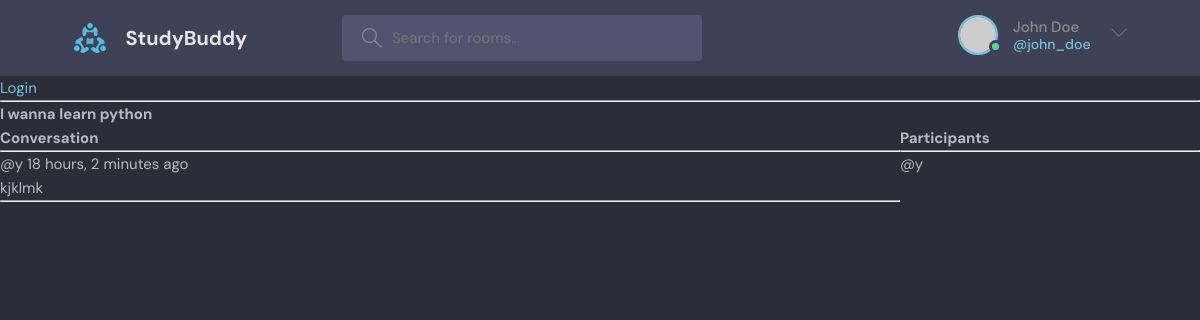
Page /room/3/ on the committed database.
### base/models.py (models this page shows, shortened)
class Room(models.Model):
    host = models.ForeignKey(User, on_delete=models.SET_NULL, null=True)
    topic = models.ForeignKey(Topic, on_delete=models.SET_NULL, null=True)
    name = models.CharField(max_length=200)
    description = models.TextField(null=True, blank=True)
    participants = models.ManyToManyField(User, related_name='participants', blank=True)
    updated = models.DateTimeField(auto_now=True)
    created = models.DateTimeField(auto_now_add=True)
    class Meta:
        ordering = ['-updated', '-created']

class Message(models.Model):
    user = models.ForeignKey(User, on_delete=models.CASCADE)
    room = models.ForeignKey(Room, on_delete=models.CASCADE)
    body = models.TextField()
    updated = models.DateTimeField(auto_now=True)
    created = models.DateTimeField(auto_now_add=True)
    class Meta:
        ordering = ['-updated', '-created']

### base/views.py (the view, shortened to what this page needs)
# urls.py: path('room/<str:pk>/', views.room, name="room"),
def room(request, pk):
    room = Room.objects.get(id=pk)
    room_messages = room.message_set.all()
    participants = room.participants.all()
    context = {'room': room, 'room_messages':room_messages, 'participants':participants}
    return render(request, 'base/room.html', context)

### base/templates/base/room.html (shortened to what this page needs)
{% extends 'main.html' %} {% block content %}
<h1>{{room.name}}</h1>
<div class="room-container">
  <div>
    <div class="comment-wrapper">
      <h3>Conversation</h3>
      <hr />
      {% for message in room_messages %}
      <div>
        <small>@{{message.user}} {{message.created|timesince}} ago</small>
        <p>{{message.body}}</p>
        <hr />
      </div>
      {% endfor %}
    </div>
  </div>
  <div>
    <h3>Participants</h3>
    <hr />
    {% for user in participants %}
    <div><p>@{{user.username}}</p></div>
    {% endfor %}
  </div>
</div>
{% endblock content %}

### static/styles/style.css (style rules this page uses)
:root { --color-main: #71c6dd; --color-main-light: #e1f6fb; --color-dark: #3f4156; --color-dark-medium: #51546e; --color-dark-light: #696d97; --color-light: #e5e5e5; --color-gray: #8b8b8b; --color-light-gray: #b2bdbd; --color-bg: #2d2d39; --color-success: #5dd693; --color-error: #fc4b0b; }
* { font-family: "DM Sans", -apple-system, BlinkMacSystemFont, "Segoe UI", Roboto, Oxygen, Ubuntu, Cantarell, "Open Sans", "Helvetica Neue", sans-serif; margin: 0; padding: 0; box-sizing: border-box; text-rendering: optimizeLegibility; font-size: inherit; }
html { font-size: 56.25%; }
@media only screen and (min-width: 1200px) { html { font-size: 62.5%; } }
body { line-height: 1.6; font-weight: 400; font-size: 1.5rem; color: var(--color-light-gray); background-color: var(--color-bg); min-height: 100vh; }

### base/templates/base/room.html (style rules this page uses)
.room-container { display: grid; grid-template-columns: 3fr 1fr; }

### rows in the picture
Room: name "I wanna learn python"
Message: user "y", created "18 hours, 2 minutes", body "kjklmk"

### other values in the picture
{{ user.username }} "y"
